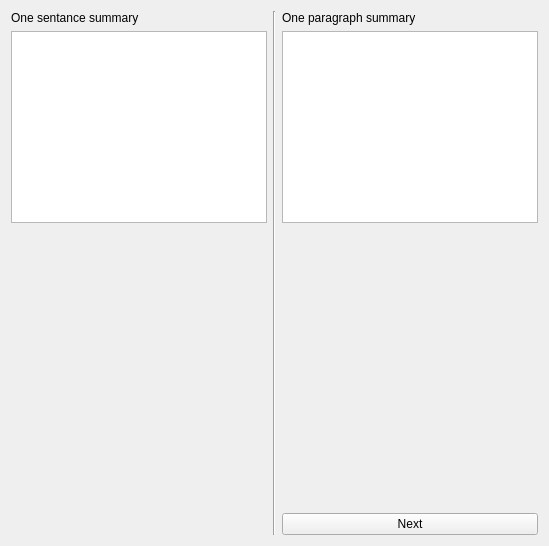
          <widget class="QWidget" name="tab_13">
           <attribute name="title">
            <string>One paragraph</string>
           </attribute>
           <layout class="QHBoxLayout" name="horizontalLayout_4">
            <item>
             <layout class="QVBoxLayout" name="verticalLayout">
              <item>
               <widget class="QLabel" name="label_21">
                <property name="text">
                 <string>One sentance summary</string>
                </property>
               </widget>
              </item>
              <item>
               <widget class="textEditView" name="txtSummarySentance_2">
                <property name="sizePolicy">
                 <sizepolicy hsizetype="Expanding" vsizetype="Preferred">
                  <horstretch>0</horstretch>
                  <verstretch>0</verstretch>
                 </sizepolicy>
                </property>
                <property name="readOnly">
                 <bool>true</bool>
                </property>
               </widget>
              </item>
              <item>
               <spacer name="verticalSpacer_3">
                <property name="orientation">
                 <enum>Qt::Vertical</enum>
                </property>
                <property name="sizeHint" stdset="0">
                 <size>
                  <width>20</width>
                  <height>40</height>
                 </size>
                </property>
               </spacer>
              </item>
             </layout>
            </item>
            <item>
             <widget class="Line" name="line">
              <property name="orientation">
               <enum>Qt::Vertical</enum>
              </property>
             </widget>
            </item>
            <item>
             <layout class="QVBoxLayout" name="verticalLayout_2">
              <item>
               <widget class="QLabel" name="label_2">
                <property name="text">
                 <string>One paragraph summary</string>
                </property>
               </widget>
              </item>
              <item>
               <widget class="textEditView" name="txtSummaryPara"/>
              </item>
              <item>
               <widget class="QLabel" name="lblSummaryWCPara">
                <property name="text">
                 <string/>
                </property>
               </widget>
              </item>
              <item>
               <spacer name="verticalSpacer">
                <property name="orientation">
                 <enum>Qt::Vertical</enum>
                </property>
                <property name="sizeHint" stdset="0">
                 <size>
                  <width>20</width>
                  <height>264</height>
                 </size>
                </property>
               </spacer>
              </item>
              <item>
               <widget class="QPushButton" name="btnStepThree">
                <property name="text">
                 <string>Next</string>
                </property>
                <property name="icon">
                 <iconset theme="go-next">
                  <normaloff/>
                 </iconset>
                </property>
               </widget>
              </item>
             </layout>
            </item>
           </layout>
          </widget>
